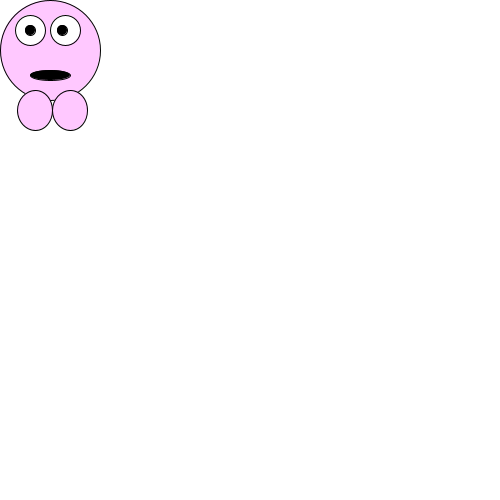
Frame 1 (no input)
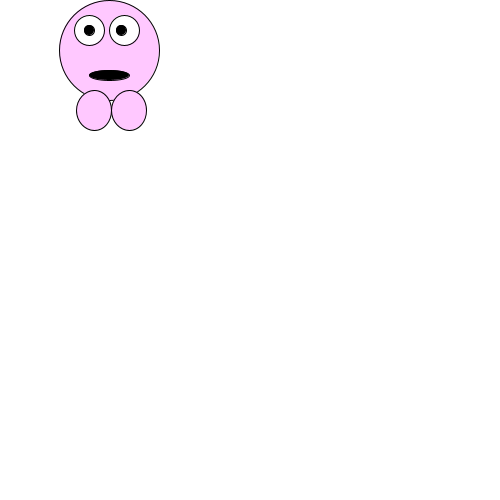
Frame 60 (the mouse pressed at the canvas centre just before this capture)
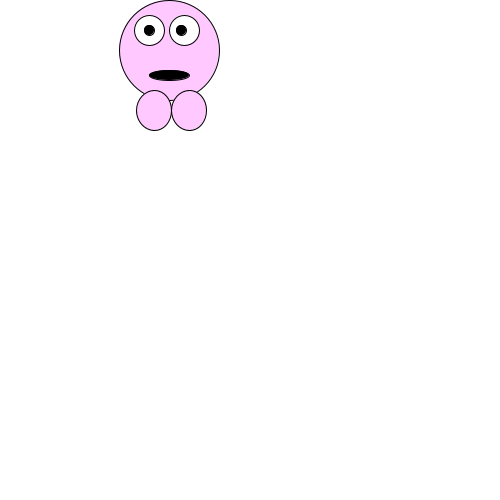
Frame 120 (the mouse held since frame 60 and released just before this capture)

The Processing sketch that drew these frames (run headless with seeded random() and noise(); from frame 60 on, the mouse is pressed at the canvas centre):

// Processing sketch: processing_125211
// ── processing_125211.pde

int monsterY = 50;
int monsterX = 50;
int teller = 0;


void setup() {
  size(500, 500);
}
void draw() {
  background(255);
  //hoofd
  fill(255, 200, 255);
  ellipse(monsterX, monsterY, 100, 100);
  //linker iris
  fill(255, 255, 255);
  ellipse(monsterX-20, monsterY-20, 30, 30);
  //rechter iris
  fill(255, 255, 255);
  ellipse(monsterX+15, monsterY-20, 30, 30);
  //linker pupil
  fill (0);
  ellipse (monsterX+12, monsterY-20, 10, 10);
  //rechter pupil
  fill (0);
  ellipse (monsterX-20, monsterY-20, 10, 10);
  //linker voet
  fill(255, 200, 255);
  ellipse(monsterX +20, monsterY+60, 35, 40);
  //rechtervoet
  fill(255, 200, 255);
  ellipse(monsterX-15, monsterY+60, 35, 40);
  //mond
  fill(0);
  ellipse(monsterX, monsterY+25, 40, 10);

  //bewegen monster
  if (monsterX >= 50 && monsterY == 50) {
    monsterX = monsterX +1;
  }
  else if (monsterX <= 450 && monsterY == 419) {
    monsterX =monsterX -1;
  }
  if (monsterX == 450 && monsterY >= 50) {
    monsterY = monsterY +1;
  }
  else if (monsterX ==50 && monsterY <= 419) {
    monsterY = monsterY -1;
  }

  //teller
  if (monsterX == 50 && monsterY == 50) {
    println(teller=teller+1);
  }
  if (monsterX == 450 && monsterY == 419) {
    println(teller=teller+1);
  }
  if (monsterX == 449 && monsterY == 50) {
    println(teller=teller+1);
  }
  if (monsterX ==51 && monsterY == 419) {
    println(teller=teller+1);
  }


  monsterX = constrain(monsterX, 50, 450);
  monsterY = constrain(monsterY, 50, 419);
}
